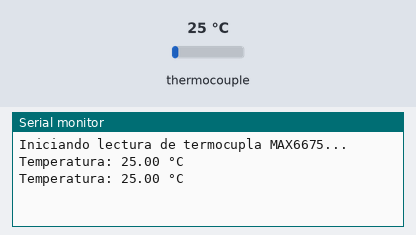
Recording of a sketch running on a simulated ESP32-S3. On the bench: the last lines printed to the serial monitor. The test bench sets the inputs (shaded band); at power-on: thermocouple 25 °C.

Above: at 1.7 s.
1.8 s: thermocouple set to 6 °C
At 3.1 s:
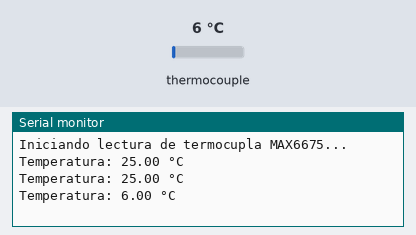
3.3 s: thermocouple set to 75 °C
At 3.9 s:
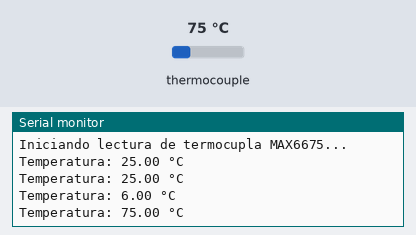
Timing chart, 0 to 6.3 s (numbered marks = the images above; inputs shaded):
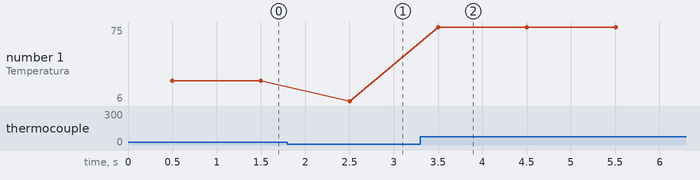

The sketch:

TEMPERATURA_TERMOCUPLA.ino
```cpp
#include <max6675.h>

// Definición de los pines solicitados para la ESP32-S3
int thermoDO  = 47; // SO (Salida de datos)
int thermoCS  = 48; // CS (Chip Select)
int thermoCLK = 45; // SCK (Reloj)

// Inicializar el objeto MAX6675 con los pines asignados
MAX6675 thermocouple(thermoCLK, thermoCS, thermoDO);

void setup() {
  // Inicializamos la comunicación serial a 115200 baudios (típico en ESP32)
  Serial.begin(115200);

  // Pequeña pausa para que el sensor se estabilice al encender
  delay(500);

  Serial.println("Iniciando lectura de termocupla MAX6675...");
}

void loop() {
  // Leer y mostrar la temperatura en grados Celsius
  Serial.print("Temperatura: ");
  Serial.print(thermocouple.readCelsius());
  Serial.println(" °C");

  // Si también necesitas la lectura en Fahrenheit, puedes usar esta línea:
  // Serial.print("Fahrenheit: ");
  // Serial.println(thermocouple.readFahrenheit());

  // El chip MAX6675 necesita un tiempo de conversión mínimo de ~250ms.
  // Un retraso de 1 segundo es ideal para lecturas estables.
  delay(1000);
}
```

Measured:
- after the input at 1.8 s, the serial monitor: prints a new line after 0.70 s (image 1)
- after the input at 3.3 s, the serial monitor: prints a new line after 0.20 s (image 2)
- plotted number 1: 25 → 6 after the input at 1.8 s, 6 → 75 after the input at 3.3 s
